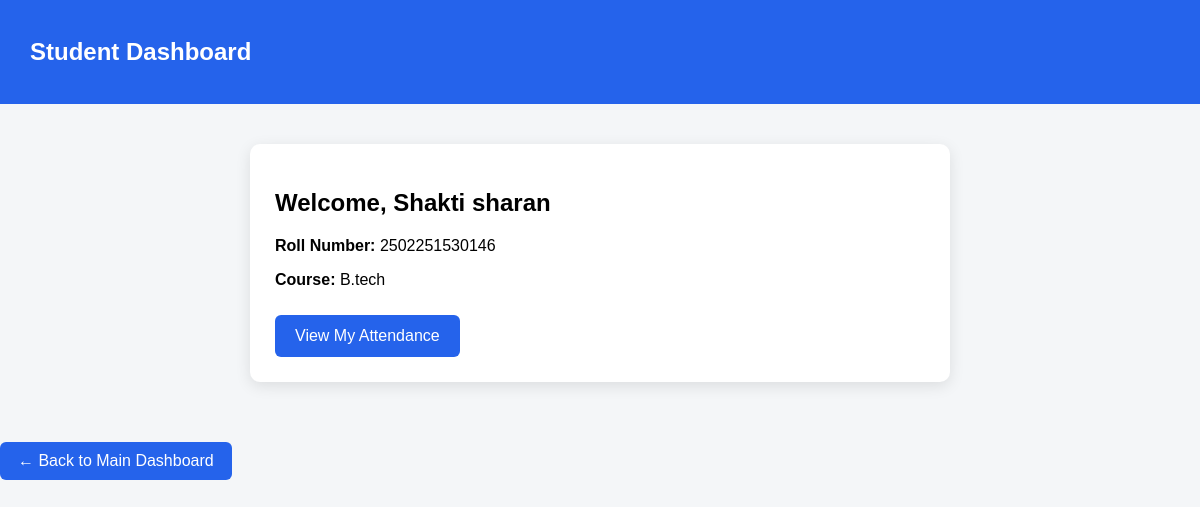
The page /student_dashboard (signed in) on the database its author committed.
### tables this page shows
CREATE TABLE students (
            id INTEGER PRIMARY KEY AUTOINCREMENT,
            name TEXT NOT NULL,
            roll_no TEXT UNIQUE NOT NULL,
            course TEXT NOT NULL
        , username TEXT, password TEXT);

### app.py (the view)
@app.route("/student_dashboard")
def student_dashboard():
    student_id = session.get("student_id")
    if not student_id:
        return redirect("/student_login")
    conn = get_db()
    student = conn.execute(
        "SELECT * FROM students WHERE id = ?",
        (student_id,)
    ).fetchone()
    conn.close()
    if not student:
        return redirect("/student_login")
    return render_template(
        "student_dashboard.html",
        student=student
    )

### app.py (called while the page is built)
def get_db():
    conn = sqlite3.connect("attendance.db")
    conn.row_factory = sqlite3.Row
    return conn

### templates/student_dashboard.html (shortened to what this page needs)
<!DOCTYPE html>
<html lang="en">
<head>
</head>
<body>
<div class="navbar">
    <h2>Student Dashboard</h2>
</div>
<div class="container">
    <div class="card">
        <h2>Welcome, {{ student.name }}</h2>
        <p>
            <strong>Roll Number:</strong>
            {{ student.roll_no }}
        </p>
        <p>
            <strong>Course:</strong>
            {{ student.course }}
        </p>
        <a href="/student_report" class="btn">
            View My Attendance
        </a>
    </div>
</div>
<a href="/"
   style="display:inline-block;
          margin-top:20px;
          padding:10px 18px;
          background:#2563eb;
          color:white;
          text-decoration:none;
          border-radius:6px;">
    ← Back to Main Dashboard
</a>
</body>
</html>

### templates/student_dashboard.html (style rules this page uses)
body { margin: 0; font-family: Arial, sans-serif; background: #f4f6f8; }
.navbar { background: #2563eb; color: white; padding: 18px 30px; }
.container { width: 90%; max-width: 700px; margin: 40px auto; }
.card { background: white; padding: 25px; margin-bottom: 20px; border-radius: 10px; box-shadow: 0 4px 15px rgba(0,0,0,0.1); }
.btn { display: inline-block; padding: 12px 20px; background: #2563eb; color: white; text-decoration: none; border-radius: 6px; margin-top: 10px; }

### rows shown on the page
students: name "Shakti sharan", roll_no "2502251530146", course "B.tech"
